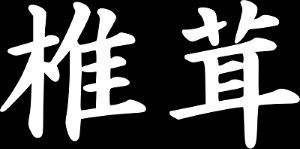
#> input picture test_images/opencv-thinning-src-img.png, 300 x 149 px
$ python trace_skeleton.py
#> lines starting #> are read from the running program, lines starting #| are printed output that depends on the picture; after the words box and inside, x2 and y2 are one past the last pixel; in counts of white or black regions, pixels touching at a corner belong together
# trace_skeleton.py
# Trace skeletonization result into polylines
#
# Lingdong Huang 2020

import numpy as np
from numba import jit

# binary image thinning (skeletonization) in-place.
# implements Zhang-Suen algorithm.
# http://agcggs680.pbworks.com/f/Zhan-Suen_algorithm.pdf
# @param im   the binary image
def thinningZS(im):
  prev = np.zeros(im.shape,np.uint8);
  while True:
    im = thinningZSIteration(im,0);
    im = thinningZSIteration(im,1)
    diff = np.sum(np.abs(prev-im));
    if not diff:
      break
    prev = im
  return im

# 1 pass of Zhang-Suen thinning
@jit(nopython=True,cache=True)
def thinningZSIteration(im, iter):
  marker = np.zeros(im.shape,np.uint8);
  for i in range(1,im.shape[0]-1):
    for j in range(1,im.shape[1]-1):
      p2 = im[(i-1),j]  ;
      p3 = im[(i-1),j+1];
      p4 = im[(i),j+1]  ;
      p5 = im[(i+1),j+1];
      p6 = im[(i+1),j]  ;
      p7 = im[(i+1),j-1];
      p8 = im[(i),j-1]  ;
      p9 = im[(i-1),j-1];
      A  = (p2 == 0 and p3) + (p3 == 0 and p4) + \
           (p4 == 0 and p5) + (p5 == 0 and p6) + \
           (p6 == 0 and p7) + (p7 == 0 and p8) + \
           (p8 == 0 and p9) + (p9 == 0 and p2);
      B  = p2 + p3 + p4 + p5 + p6 + p7 + p8 + p9;
      m1 = (p2 * p4 * p6) if (iter == 0 ) else (p2 * p4 * p8);
      m2 = (p4 * p6 * p8) if (iter == 0 ) else (p2 * p6 * p8);

      if (A == 1 and (B >= 2 and B <= 6) and m1 == 0 and m2 == 0):
        marker[i,j] = 1;

  return np.bitwise_and(im,np.bitwise_not(marker))


def thinningSkimage(im):
  from skimage.morphology import skeletonize
  return skeletonize(im).astype(np.uint8)

def thinning(im):
  try:
    return thinningSkimage(im)
  except:
    return thinningZS(im)

#check if a region has any white pixel
def notEmpty(im, x, y, w, h):
  return np.any(im[y:y+h, x:x+w])


# merge ith fragment of second chunk to first chunk
# @param c0   fragments from first  chunk
# @param c1   fragments from second chunk
# @param i    index of the fragment in first chunk
# @param sx   (x or y) coordinate of the seam
# @param isv  is vertical, not horizontal?
# @param mode 2-bit flag,
#             MSB = is matching the left (not right) end of the fragment from first  chunk
#             LSB = is matching the right (not left) end of the fragment from second chunk
# @return     matching successful?
#
def mergeImpl(c0, c1, i, sx, isv, mode):

  B0 = (mode >> 1 & 1)>0; # match c0 left
  B1 = (mode >> 0 & 1)>0; # match c1 left
  mj = -1;
  md = 4; # maximum offset to be regarded as continuous

  p1 = c1[i][0 if B1 else -1];

  if (abs(p1[isv]-sx)>0): # not on the seam, skip
    return False

  # find the best match
  for j in range(len(c0)):
    p0 = c0[j][0 if B0 else -1];
    if (abs(p0[isv]-sx)>1): # not on the seam, skip
      continue

    d = abs(p0[not isv] - p1[not isv]);
    if (d < md):
      mj = j;
      md = d;

  if (mj != -1): # best match is good enough, merge them
    if (B0 and B1):
      c0[mj] = list(reversed(c1[i])) + c0[mj]
    elif (not B0 and B1):
      c0[mj]+=c1[i]
    elif (B0 and not B1):
      c0[mj] = c1[i] + c0[mj]
    else:
      c0[mj] += list(reversed(c1[i]))

    c1.pop(i);
    return True;
  return False;

HORIZONTAL = 1;
VERTICAL = 2;

# merge fragments from two chunks
# @param c0   fragments from first  chunk
# @param c1   fragments from second chunk
# @param sx   (x or y) coordinate of the seam
# @param dr   merge direction, HORIZONTAL or VERTICAL?
#
def mergeFrags(c0, c1, sx, dr):
  for i in range(len(c1)-1,-1,-1):
    if (dr == HORIZONTAL):
      if (mergeImpl(c0,c1,i,sx,False,1)):continue;
      if (mergeImpl(c0,c1,i,sx,False,3)):continue;
      if (mergeImpl(c0,c1,i,sx,False,0)):continue;
      if (mergeImpl(c0,c1,i,sx,False,2)):continue;
    else:
      if (mergeImpl(c0,c1,i,sx,True,1)):continue;
      if (mergeImpl(c0,c1,i,sx,True,3)):continue;
      if (mergeImpl(c0,c1,i,sx,True,0)):continue;
      if (mergeImpl(c0,c1,i,sx,True,2)):continue;

  c0 += c1


# recursive bottom: turn chunk into polyline fragments;
# look around on 4 edges of the chunk, and identify the "outgoing" pixels;
# add segments connecting these pixels to center of chunk;
# apply heuristics to adjust center of chunk
#
# @param im   the bitmap image
# @param x    left of   chunk
# @param y    top of    chunk
# @param w    width of  chunk
# @param h    height of chunk
# @return     the polyline fragments
#
@jit(nopython=True,cache=True)
def chunkToFrags(im, x, y, w, h):
  frags = []
  on = False; # to deal with strokes thicker than 1px
  li=-1; lj=-1;

  # walk around the edge clockwise
  for k in range(h+h+w+w-4):
    i=0; j=0;
    if (k < w):
      i = y+0; j = x+k;
    elif (k < w+h-1):
      i = y+k-w+1; j = x+w-1;
    elif (k < w+h+w-2):
      i = y+h-1; j = x+w-(k-w-h+3);
    else:
      i = y+h-(k-w-h-w+4); j = x+0;

    if (im[i,j]): # found an outgoing pixel
      if (not on):     # left side of stroke
        on = True;
        frags.append([[j,i],[x+w//2,y+h//2]])
    else:
      if (on):# right side of stroke, average to get center of stroke
        frags[-1][0][0]= (frags[-1][0][0]+lj)//2;
        frags[-1][0][1]= (frags[-1][0][1]+li)//2;
        on = False;
    li = i;
    lj = j;

  if (len(frags) == 2): # probably just a line, connect them
    f = [[frags[0][0][0], frags[0][0][1]], [frags[1][0][0], frags[1][0][1]]];
    frags.pop(0);
    frags.pop(0);
    frags.append(f);
  elif (len(frags) > 2): # it's a crossroad, guess the intersection
    ms = 0;
    mi = -1;
    mj = -1;
    # use convolution to find brightest blob
    for i in range(y+1,y+h-1):
      for j in range(x+1,x+w-1):
        s = \
          (im[i-1,j-1]) + (im[i-1,j]) +(im[i-1,j+1])+\
          (im[i,j-1]  ) +   (im[i,j]) +    (im[i,j+1])+\
          (im[i+1,j-1]) + (im[i+1,j]) +  (im[i+1,j+1]);
        if (s > ms):
          mi = i;
          mj = j;
          ms = s;
        elif (s == ms and abs(j-(x+w//2))+abs(i-(y+h//2)) < abs(mj-(x+w//2))+abs(mi-(y+h//2))):
          mi = i;
          mj = j;
          ms = s;

    if (mi != -1):
      for i in range(len(frags)):
        frags[i][1][0]=mj
        frags[i][1][1]=mi
  return frags;


# Trace skeleton from thinning result.
# Algorithm:
# 1. if chunk size is small enough, reach recursive bottom and turn it into segments
# 2. attempt to split the chunk into 2 smaller chunks, either horizontall or vertically;
#    find the best "seam" to carve along, and avoid possible degenerate cases
# 3. recurse on each chunk, and merge their segments
#
# @param im      the bitmap image
# @param x       left of   chunk
# @param y       top of    chunk
# @param w       width of  chunk
# @param h       height of chunk
# @param csize   chunk size
# @param maxIter maximum number of iterations
# @param rects   if not null, will be populated with chunk bounding boxes (e.g. for visualization)
# @return        an array of polylines
#
def traceSkeleton(im, x, y, w, h, csize, maxIter, rects):

  frags = []

  if (maxIter == 0): # gameover
    return frags;
  if (w <= csize and h <= csize): # recursive bottom
    frags += chunkToFrags(im,x,y,w,h);
    return frags;

  ms = im.shape[0]+im.shape[1]; # number of white pixels on the seam, less the better
  mi = -1; # horizontal seam candidate
  mj = -1; # vertical   seam candidate

  if (h > csize): # try splitting top and bottom
    for i in range(y+3,y+h-3):
      if (im[i,x]  or im[(i-1),x]  or im[i,x+w-1]  or im[(i-1),x+w-1]):
        continue

      # Optimized: use numpy slicing to sum two rows at once
      s = np.sum(im[i-1:i+1, x:x+w])

      if (s < ms):
        ms = s; mi = i;
      elif (s == ms  and  abs(i-(y+h//2))<abs(mi-(y+h//2))):
        # if there is a draw (very common), we want the seam to be near the middle
        # to balance the divide and conquer tree
        ms = s; mi = i;

  if (w > csize): # same as above, try splitting left and right
    for j in range(x+3,x+w-2):
      if (im[y,j] or im[(y+h-1),j] or im[y,j-1] or im[(y+h-1),j-1]):
        continue

      # Optimized: use numpy slicing to sum two columns at once
      s = np.sum(im[y:y+h, j-1:j+1])

      if (s < ms):
        ms = s;
        mi = -1; # horizontal seam is defeated
        mj = j;
      elif (s == ms  and  abs(j-(x+w//2))<abs(mj-(x+w//2))):
        ms = s;
        mi = -1;
        mj = j;

  nf = []; # new fragments
  if (h > csize  and  mi != -1): # split top and bottom
    L = [x,y,w,mi-y];    # new chunk bounding boxes
    R = [x,mi,w,y+h-mi];

    if (notEmpty(im,L[0],L[1],L[2],L[3])): # if there are no white pixels, don't waste time
      if(rects!=None):rects.append(L);
      nf += traceSkeleton(im,L[0],L[1],L[2],L[3],csize,maxIter-1,rects) # recurse

    if (notEmpty(im,R[0],R[1],R[2],R[3])):
      if(rects!=None):rects.append(R);
      mergeFrags(nf,traceSkeleton(im,R[0],R[1],R[2],R[3],csize,maxIter-1,rects),mi,VERTICAL);

  elif (w > csize  and  mj != -1): # split left and right
    L = [x,y,mj-x,h];
    R = [mj,y,x+w-mj,h];
    if (notEmpty(im,L[0],L[1],L[2],L[3])):
      if(rects!=None):rects.append(L);
      nf+=traceSkeleton(im,L[0],L[1],L[2],L[3],csize,maxIter-1,rects);

    if (notEmpty(im,R[0],R[1],R[2],R[3])):
      if(rects!=None):rects.append(R);
      mergeFrags(nf,traceSkeleton(im,R[0],R[1],R[2],R[3],csize,maxIter-1,rects),mj,HORIZONTAL);

  frags+=nf;
  if (mi == -1  and  mj == -1): # splitting failed! do the recursive bottom instead
    frags += chunkToFrags(im,x,y,w,h);

  return frags


if __name__ == "__main__":
  import cv2
  import random

  im0 = cv2.imread("../test_images/opencv-thinning-src-img.png")
#> im0 is the input picture: shape (149, 300, 3); min 0, max 255, mean 77.6

  im = (im0[:,:,0]>128).astype(np.uint8)
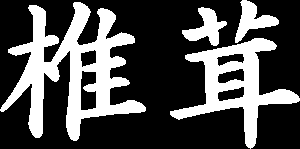
#> im: shape (149, 300); values 0 (black) and 1 (white), 30.5% white; 4 white regions, box (x1, y1, x2, y2) and area: (0, 2, 146, 141) 7649, (170, 38, 300, 149) 4428, (182, 7, 227, 46) 787, (235, 0, 279, 43) 779

  # [5 lines of commented-out code are left out]
  im = thinning(im);
#> in thinningSkimage, `return skeletonize(im).astype(np.uint8)`:
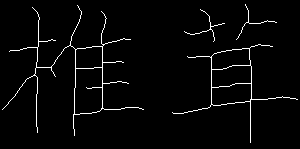
#> returned value: shape (149, 300); values 0 (black) and 1 (white), 2.8% white in thin lines or dots

  # cv2.imshow('',im*255);cv2.waitKey(0)

  rects = []
  polys = traceSkeleton(im,0,0,im.shape[1],im.shape[0],10,999,rects)
#> the loop in traceSkeleton, `for i in range(y+3,y+h-3):` made 143 passes
#> (s, ms) on passes 1, 142: (0, 0), (0, 0)
#> s on passes 2 to 7: 1, 3, 4, 5, 6, 7
#> after the loop in traceSkeleton, `for i in range(y+3,y+h-3):`: mi = 144; ms = 0
#> the loop in traceSkeleton, `for j in range(x+3,x+w-2):` made 295 passes
#> s on passes 1 to 12: 2, 2, 2, 2, 2, 3, 4, 4, 4, 4, 4, 4
#> after the loop in traceSkeleton, `for j in range(x+3,x+w-2):`: mi = -1; mj = 150; ms = 0
#> in traceSkeleton, `L = [x,y,mj-x,h];`: L = [0, 0, 150, 149]
#> in traceSkeleton, `R = [mj,y,x+w-mj,h];`: R = [150, 0, 150, 149]
#> the loop in traceSkeleton (call 2), `for i in range(y+3,y+h-3):` made 143 passes
#> the loop in traceSkeleton (call 2), `for j in range(x+3,x+w-2):` made 145 passes
#> the loop in mergeFrags, `for i in range(len(c1)-1,-1,-1):` made 1 pass
#> the loop in mergeFrags (call 2), `for i in range(len(c1)-1,-1,-1):` made 1 pass


  for l in polys:
    c = (200*random.random(),200*random.random(),200*random.random())
    for i in range(0,len(l)-1):
      cv2.line(im0,(l[i][0],l[i][1]),(l[i+1][0],l[i+1][1]),c)
#> this loop made 50 passes
#> l on passes 4, 5, 8, 11, 19, 25, 31, 32: [[55, 40], [49, 40], [48, 40], [43, 41], [42, 41], [39, 40]], [[37, 46], [38, 43], [38, 42], [39, 40]], [[35, 75], [34, 74], [35, 73], [37, 66]], [[54, 75], [53, 72], [52, 71], [51, 68]], [[101, 67], [102, 64], [102, 63], [103, 61]], [[101, 86], [94, 87], [93, 87], [89, 86]], [[221, 22], [216, 25], [215, 25], [211, 27]], [[211, 38], [213, 33], [213, 32], [211, 27]]
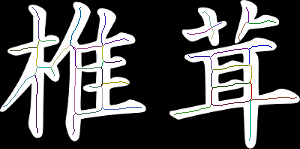
#> im0: shape (149, 300, 3); 2.73% of pixels changed, all inside (x1, y1, x2, y2) = (3, 7, 297, 141)

  cv2.imshow('',im0);cv2.waitKey(0)

$ run again, with test_images/horse_r.png copied over test_images/opencv-thinning-src-img.png
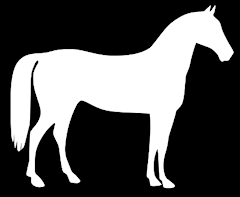
#> input picture test_images/horse_r.png, 240 x 197 px
#> im0 is the input picture: shape (197, 240, 3); min 0, max 255, mean 84.9
#> im: shape (197, 240); values 0 (black) and 1 (white), 33.4% white; 1 white region, box (x1, y1, x2, y2) and area: (11, 5, 234, 188) 15810
#> in thinningSkimage, `return skeletonize(im).astype(np.uint8)`:
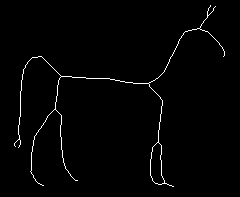
#> returned value: shape (197, 240); values 0 (black) and 1 (white), 1.5% white in thin lines or dots, all inside (x1, y1, x2, y2) = (14, 5, 225, 187)
#> the loop in traceSkeleton, `for i in range(y+3,y+h-3):` made 191 passes
#> s on passes 1 to 8: 0, 0, 1, 3, 4, 4, 4, 4
#> after the loop in traceSkeleton, `for i in range(y+3,y+h-3):`: mi = 188; ms = 0
#> the loop in traceSkeleton, `for j in range(x+3,x+w-2):` made 235 passes
#> after the loop in traceSkeleton, `for j in range(x+3,x+w-2):`: mi = -1; mj = 226; ms = 0
#> in traceSkeleton, `L = [x,y,mj-x,h];`: L = [0, 0, 226, 197]
#> in traceSkeleton, `R = [mj,y,x+w-mj,h];`: R = [226, 0, 14, 197]
#> the loop in traceSkeleton (call 2), `for i in range(y+3,y+h-3):` made 191 passes
#> the loop in traceSkeleton (call 2), `for j in range(x+3,x+w-2):` made 221 passes
#> the loop in mergeFrags, `for i in range(len(c1)-1,-1,-1):` made 1 pass
#> the loop in mergeFrags (call 2), `for i in range(len(c1)-1,-1,-1):` made 1 pass
#> the loop `for l in polys:` made 16 passes
#> l on passes 1, 3, 12, 14, 15: [[19, 140], [17, 140], [16, 141], [15, 144]], [[20, 146], [20, 143], [20, 142], [19, 140]], [[170, 183], [166, 183], [165, 183], [163, 183]], [[208, 14], [207, 11], [208, 10], [209, 7]], [[214, 8], [212, 11], [211, 12], [208, 14]]
#> after the loop `for l in polys:`:
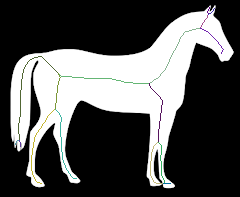
#> im0: shape (197, 240, 3); 1.44% of pixels changed, all inside (x1, y1, x2, y2) = (15, 7, 224, 184)
